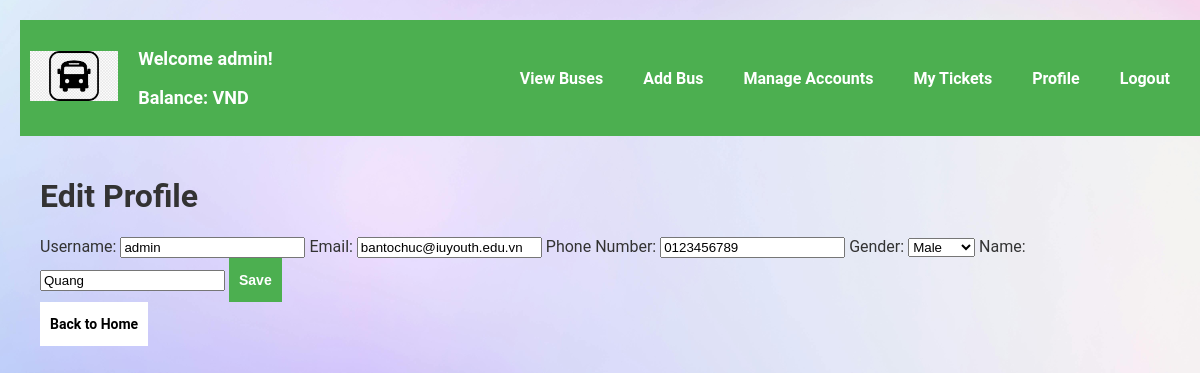
Screenshot of /profile (signed in) with the database file from the repository.
### tables this page shows
CREATE TABLE users (
            id INTEGER PRIMARY KEY,
            username TEXT NOT NULL UNIQUE,
            password_hash TEXT NOT NULL
        , email TEXT, phone_number TEXT, gender TEXT, balance REAL DEFAULT 0.0, name TEXT);

### app.py (the view, shortened to what this page needs)
@app.route('/profile', methods=['GET', 'POST'])
def profile():
    user_id = session.get('user_id')
    if not user_id:
        flash('You need to log in to view your profile.')
        return redirect(url_for('login'))
    user = UserDAO.get_user_by_id(user_id)
    if user is None:
        flash('User not found.')
        return redirect(url_for('login'))
    return render_template('profile.html', user=user)

### app.py (called while the page is built)
@app.before_request
def load_routes_into_trie():
    buses = BusDAO.view_buses()
    for bus in buses:
        trie.insert(bus[2])

### databases/bus_dao.py (called while the page is built)
    @staticmethod
    def view_buses(sort_by=None, search_query=None):
        conn = sqlite3.connect('bus_reservation.db')
        cursor = conn.cursor()
        query = 'SELECT * FROM buses'
        params = []
        if search_query:
            query += ' WHERE route LIKE ?'
            params.append(f'%{search_query}%')
        if sort_by:
            query += f' ORDER BY {sort_by}'
        cursor.execute(query, params)
        buses = cursor.fetchall()
        conn.close()
        return buses

### databases/user_dao.py (called while the page is built)
    @staticmethod
    def get_user_by_id(user_id):
        conn = sqlite3.connect('bus_reservation.db')
        cursor = conn.cursor()
        cursor.execute('SELECT * FROM users WHERE id = ?', (user_id,))
        user = cursor.fetchone()
        conn.close()
        return user

### trie.py (called while the page is built)
    def insert(self, word):
        node = self.root
        for char in word:
            if char not in node.children:
                node.children[char] = TrieNode()
            node = node.children[char]
        node.is_end_of_word = True

### templates/profile.html (shortened to what this page needs)
{% extends "base.html" %}
{% block content %}
<div class="container">
    <h1>Edit Profile</h1>
    <form action="{{ url_for('profile') }}" method="POST">
        <label for="username">Username:</label>
        <input type="text" id="username" name="username" value="{{ user[1] }}" required>
        <label for="email">Email:</label>
        <input type="email" id="email" name="email" value="{{ user[3] }}">
        <label for="phone_number">Phone Number:</label>
        <input type="text" id="phone_number" name="phone_number" value="{{ user[4] }}">
        <label for="gender">Gender:</label>
        <select id="gender" name="gender">
            <option value="male" {% if user[5] == 'male' %}selected{% endif %}>Male</option>
        </select>
        <label for="name">Name:</label>
        <input type="text" id="name" name="name" value="{{ user[7] }}">
        <button type="submit" class="button2">Save</button>
    </form>
    <a href="{{ url_for('home') }}" class="buttonBack">Back to Home</a>
</div>
{% endblock %}

### templates/base.html (shortened to what this page needs)
<!DOCTYPE html>
<html lang="en">
<head>
    <link rel="stylesheet" type="text/css" href="{{ url_for('static', filename='styles.css') }}">
</head>
<body>
    <div class="header">
        <a href="{{ url_for('index') }}">
            <img src="{{ url_for('static', filename='images/logo.png') }}" alt="Logo" class="logo">
        </a>
        <div class="header-content">
            <div class="welcome-message">
                {% if user %}
                    <p>Welcome {{ user[1] }}!</p>
                    <p>Balance: VND{{ balance }}</p>
                {% else %}
                    <p><strong>Welcome to the Bus Reservation System</strong></p>
                {% endif %}
            </div>
            <div class="button-container">
                <a href="{{ url_for('view_buses_route') }}" class="button">View Buses</a>
                {% if user and user[1] == 'admin' %}
                <a href="{{ url_for('add_bus_route') }}" class="button">Add Bus</a>
                <a href="{{ url_for('manage_accounts') }}" class="button">Manage Accounts</a>
                {% endif %}
                <a href="{{ url_for('my_tickets') }}" class="button">My Tickets</a>
                <a href="{{ url_for('profile') }}" class="button">Profile</a>
                {% if user %}
                    <a href="{{ url_for('logout') }}" class="button">Logout</a>
                {% else %}
                    <a href="{{ url_for('login') }}" class="button">Login</a>
                {% endif %}
            </div>
        </div>
    </div>
    <div class="content">
        {% block content %}{% endblock %}
    </div>
</body>
</html>

### static/styles.css (style rules this page uses)
body { font-family: 'Roboto', sans-serif; background-color: #f4f7f6; color: #333; margin: 0; padding: 20px; background-image: url('/static/images/background.jpg'); background-size: cover; background-position: center; }
.header { display: flex; align-items: center; padding: 10px; width: 100%; background-color: #4CAF50; }
.logo { height: 50px; }
.header-content { display: flex; align-items: center; flex-grow: 1; justify-content: space-between; }
.welcome-message { font-size: 18px; font-weight: bold; color: white; margin-left: 20px; }
.button-container { display: flex; gap: 10px; }
.button { padding: 10px; background-color: #4CAF50; color: white; border: none; border-color: white; border-top: 4px solid transparent; border-bottom: 4px solid transparent; cursor: pointer; font-size: 16px; font-weight: bold; margin-right: 10px; text-align: center; text-decoration: none; display: inline-block; box-sizing: border-box; }
.button2 { padding: 10px; background-color: #4CAF50; color: white; border: none; border-color: white; border-top: 4px solid transparent; border-bottom: 4px solid transparent; cursor: pointer; font-size: 14px; font-weight: bold; margin-right: 10px; text-align: center; text-decoration: none; display: inline-block; box-sizing: border-box; }
.buttonBack { padding: 10px; background-color: white; color: black; border: none; border-color: white; border-top: 4px solid transparent; border-bottom: 4px solid transparent; cursor: pointer; font-size: 14px; font-weight: bold; margin-right: 10px; text-align: center; text-decoration: none; display: inline-block; box-sizing: border-box; }
.content { padding: 20px; }

### rows the page displays
users: username "admin", email "bantochuc@iuyouth.edu.vn", phone_number "0123456789", gender "Male", name "Quang"
